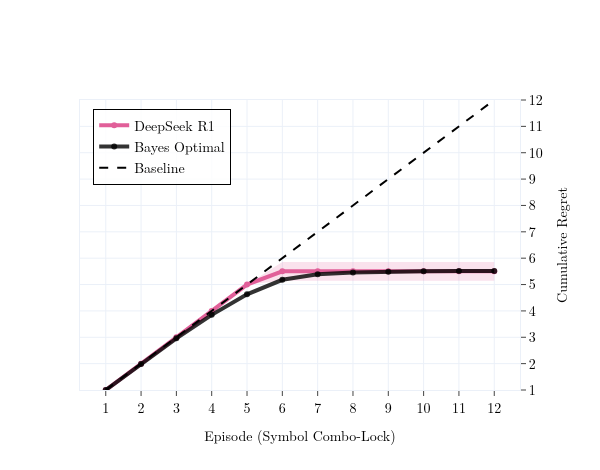

The notebook cell saved with this chart:
### Code cell
fig.show()

### Figure 1 — Plotly figure (JSON) as saved in the notebook; plotly's stock layout.template omitted (floating-point values rounded to 4 significant figures)
{"data": [{"fill": "toself", "fillcolor": "rgba(225, 95, 153, 0.18)", "hoverinfo": "skip", "line": {"color": "rgba(255,255,255,0)"}, "name": "DeepSeek R1 ± SEM", "showlegend": false, "type": "scatter", "x": [1, 2, 3, 4, 5, 6, 7, 8, 9, 10, 11, 12, 12, 11, 10, 9, 8, 7, 6, 5, 4, 3, 2, 1], "y": [1, 2, 3, 4, 5, 5.854, 5.854, 5.854, 5.854, 5.854, 5.854, 5.854, 5.146, 5.146, 5.146, 5.146, 5.146, 5.146, 5.146, 5, 4, 3, 2, 1], "yaxis": "y"}, {"line": {"color": "#E15F99", "width": 4}, "marker": {"color": "#E15F99", "size": 6}, "mode": "lines+markers", "name": "DeepSeek R1", "type": "scatter", "x": [1, 2, 3, 4, 5, 6, 7, 8, 9, 10, 11, 12], "y": [1.0, 2.0, 3.0, 4.0, 5.0, 5.5, 5.5, 5.5, 5.5, 5.5, 5.5, 5.5], "yaxis": "y"}, {"line": {"color": "rgba(0, 0, 0, 0.8)", "width": 4}, "marker": {"color": "rgba(0, 0, 0, 0.8)", "size": 6}, "mode": "markers+lines+lines", "name": "Bayes Optimal", "type": "scatter", "x": [1, 2, 3, 4, 5, 6, 7, 8, 9, 10, 11, 12], "y": [1.0, 1.99, 2.96, 3.85, 4.63, 5.18, 5.39, 5.46, 5.49, 5.5, 5.51, 5.51], "yaxis": "y"}, {"line": {"color": "black", "dash": "dash", "width": 2}, "mode": "lines", "name": "Baseline", "showlegend": true, "type": "scatter", "x": [1, 2, 3, 4, 5, 6, 7, 8, 9, 10, 11, 12], "y": [1, 2, 3, 4, 5, 6, 7, 8, 9, 10, 11, 12], "yaxis": "y"}], "layout": {"font": {"color": "black", "family": "Latin Modern Roman, Times New Roman, serif", "size": 14}, "height": 470, "legend": {"bgcolor": "rgba(255,255,255,0.85)", "bordercolor": "black", "borderwidth": 1, "font": {"color": "black", "family": "Latin Modern Roman, Times New Roman, serif", "size": 14}, "title": {"text": ""}, "x": 0.03, "xanchor": "left", "y": 0.97, "yanchor": "top"}, "title": {"font": {"color": "black", "family": "Latin Modern Roman, Times New Roman, serif", "size": 14}, "text": ""}, "width": 600, "xaxis": {"dtick": 1, "mirror": true, "showline": true, "tickfont": {"color": "black", "family": "Latin Modern Roman, Times New Roman, serif", "size": 14}, "tickmode": "linear", "ticks": "outside", "title": {"font": {"color": "black", "family": "Latin Modern Roman, Times New Roman, serif", "size": 14}, "text": "Episode (Symbol Combo-Lock)"}}, "yaxis": {"dtick": 1, "mirror": true, "range": [1, 12], "showline": true, "showticklabels": true, "showticksuffix": "all", "side": "right", "tickfont": {"color": "black", "family": "Latin Modern Roman, Times New Roman, serif", "size": 14}, "tickmode": "linear", "ticks": "outside", "title": {"font": {"color": "black", "family": "Latin Modern Roman, Times New Roman, serif", "size": 14}, "text": "Cumulative Regret"}}, "yaxis2": {"dtick": 1, "overlaying": "y", "showline": true, "showticklabels": true, "side": "right", "tickfont": {"color": "black", "family": "Latin Modern Roman, Times New Roman, serif", "size": 14}, "tickmode": "linear", "ticks": "outside", "title": {"font": {"color": "black", "family": "Latin Modern Roman, Times New Roman, serif", "size": 14}}}}}
